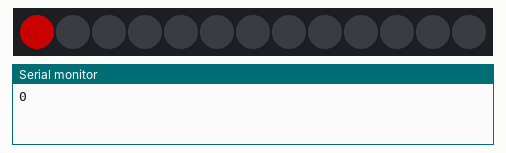
Bench run of a sketch on a simulated Arduino Uno, built with avr-gcc and run on an emulated ATmega328P. Parts: 13 RGB LEDs in strip order, left to right, the last lines printed to the serial monitor. Dim RGB values are drawn brighter than linear.

Above: at 0.1 s.
At 1.1 s:
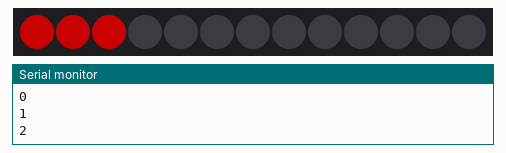

The sketch:

LED-strip-heen.ino
```cpp
#include <Adafruit_NeoPixel.h>
//Installeer de 'Adafruit_NeoPixel.h' library via je Arduino interface

#define PIN 4         // Steek de ledstrip in D4
#define NUMPIXELS 13  // aantal ledjes in je strip
Adafruit_NeoPixel pixels(NUMPIXELS, PIN, NEO_GRB + NEO_KHZ800);
#define DELAYVAL 50  // pauze tussen aan/uitgaan ledjes in miliseconden

void setup() {
  Serial.begin(9600);  //neem deze altijd op in je  code voor debuggen
  pixels.begin();      // INITIALIZE NeoPixel strip object
  pixels.clear();      // Zet alle pixels uit
}

void loop() {


  for (int i = 0; i < 3; i++) {
    pixels.setPixelColor(i, pixels.Color(100, 0, 0));  //255 is de max waarde
    Serial.println(i);
    pixels.show();
    delay(500);
  }


  for (int i = 2; i < 1; i--) {
    pixels.setPixelColor(i, pixels.Color(0, 0, 0));  //255 is de max waarde
    Serial.println(i);
    pixels.show();
    delay(500);
  }
}
```
